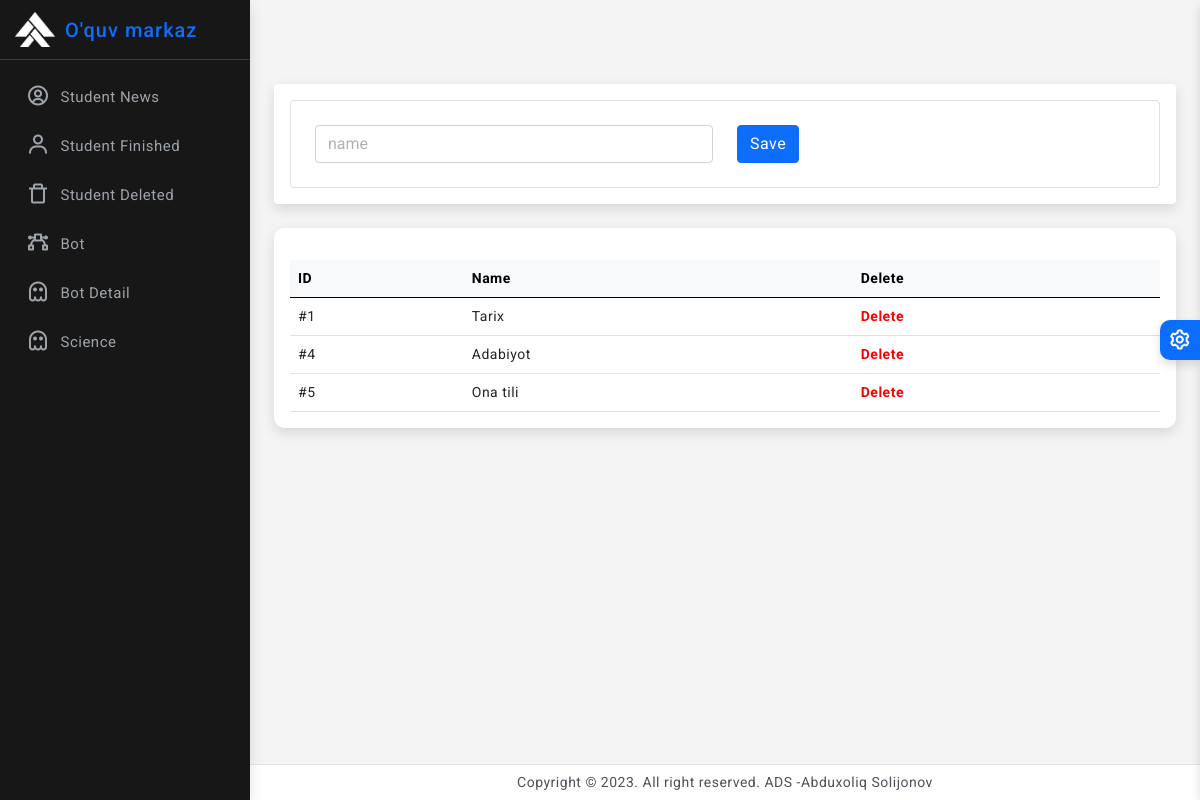
The app's page /science/ with its own data.
### main/models.py (models this page shows)
class Science(models.Model):
    name = models.CharField(max_length=255)

### main/views.py (the view)
# urls.py: path("science/", Science_view, name="science"),
def Science_view(request):
    context = {
        'science': Science.objects.all(),
    }
    return render(request, 'science.html', context)

### template/science.html (shortened to what this page needs)
{%load static%}
<!doctype html>
<html lang="en" class="semi-dark">
<head>
	<link href="{% static 'assets/plugins/simplebar/css/simplebar.css'%}" rel="stylesheet" />
	<link href="{% static 'assets/plugins/perfect-scrollbar/css/perfect-scrollbar.css'%}" rel="stylesheet" />
	<link href="{% static 'assets/plugins/highcharts/css/highcharts.css'%}" rel="stylesheet" />
	<link href="{% static 'assets/plugins/vectormap/jquery-jvectormap-2.0.2.css'%}" rel="stylesheet" />
	<link href="{% static 'assets/plugins/metismenu/css/metisMenu.min.css'%}" rel="stylesheet" />
	<link href="{% static 'assets/css/pace.min.css'%}" rel="stylesheet" />
	<link href="{% static 'assets/css/bootstrap.min.css'%}" rel="stylesheet">
	<link href="{% static 'assets/css/app.css'%}" rel="stylesheet">
	<link href="{% static 'assets/css/icons.css'%}" rel="stylesheet">
	<link rel="stylesheet" href="{% static 'assets/css/dark-theme.css'%}" />
	<link rel="stylesheet" href="{% static 'assets/css/semi-dark.css'%}" />
	<link rel="stylesheet" href="{% static 'assets/css/header-colors.css'%}" />
</head>
<body>
	<div class="wrapper">
		<div class="sidebar-wrapper" data-simplebar="true">
			<div class="sidebar-header">
				<div>
					<img src="{% static 'assets/images/logo-icon.png'%}" class="logo-icon" alt="logo icon">
				</div>
				<div>
					<h4 class="logo-text"><a href="{% url 'dashboard'%}">O'quv markaz</a></h4>
				</div>
			</div>
			<ul class="metismenu" id="menu">
				<li>
					<a href="{% url 'news'%}">
						<div class="parent-icon"><i class="bx bx-user-circle"></i>
						</div>
						<div class="menu-title">Student News</div>
					</a>
				</li>
				<li>
					<a href="{% url 'finished'%}">
						<div class="parent-icon"><i class="bx bx-user"></i>
						</div>
						<div class="menu-title">Student Finished</div>
					</a>
				</li>
				<li>
					<a href="{% url 'deleted'%}">
						<div class="parent-icon"><i class="bx bx-trash-alt"></i>
						</div>
						<div class="menu-title">Student Deleted</div>
					</a>
				</li>
				<li>
					<a href="{% url 'bot'%}">
						<div class="parent-icon"><i class="bx bx-vector"></i>
						</div>
						<div class="menu-title">Bot</div>
					</a>
				</li>
				<li>
					<a href="{% url 'bot_detail'%}">
						<div class="parent-icon"><i class="bx bx-ghost"></i>
						</div>
						<div class="menu-title">Bot Detail</div>
					</a>
				</li>
				<li>
					<a href="{% url 'science'%}">
						<div class="parent-icon"><i class="bx bx-ghost"></i>
						</div>
						<div class="menu-title">Science</div>
					</a>
				</li>
			</ul>
		</div>
		<div class="page-wrapper">
			<div class="page-content">
				<div class="card">
					<div class="card-body">
						<div class="p-4 border rounded">
							<form class="row" action="{% url 'add_science' %}" method="post" enctype="multipart/form-data">
								<div class="col-md-6">
									<input type="text" class="form-control" name="name" placeholder="name">
								</div>
								<div class="col-6">
									<button class="btn btn-primary" type="submit">Save</button>
								</div>
							</form>
						</div>
					</div>
				</div>
				<div class="row">
					<div class="col">
						<div class="card radius-10 mb-0">
							<div class="card-body">
                               <div class="table-responsive mt-3">
								   <table class="table align-middle mb-0">
									   <thead class="table-light">
										   <tr>
											   <th>ID</th>
											   <th>Name</th>
											   <th>Delete</th>
										   </tr>
									   </thead>
									   <tbody>
									   {% for i in science%}
										   <tr>
											   <td>#{{i.id}}</td>
											   <td>{{i.name}}</td>
											   <td><b ><a style="color:red;" href="{% url 'delete_science' i.id %}">Delete</a></b></td>
										   </tr>
										{%endfor%}
									   </tbody>
								   </table>
							   </div>
							</div>
						</div>
					</div>
				</div>
			</div>
	</div>
		<footer class="page-footer">
			<p class="mb-0">Copyright © 2023. All right reserved. ADS -Abduxoliq Solijonov</p>
		</footer>
	</div>
	<div class="switcher-wrapper">
		<div class="switcher-btn"> <i class='bx bx-cog bx-spin'></i>
		</div>
	</div>
</body>
</html>

### static/assets/css/app.css (style rules this page uses)
body { font-size: 14px; color: #4c5258; letter-spacing: 0.5px; background-color: #f4f4f4; font-family: 'Roboto', sans-serif; }
a { text-decoration: none; }
.wrapper { width: 100%; position: relative; }
.sidebar-wrapper { width: 250px; height: 100%; position: fixed; top: 0px; bottom: 0; left: 0px; background: #ffffff; border-right: 0px solid #e4e4e4; z-index: 11; box-shadow: 0 .3rem .8rem rgba(0, 0, 0, .12)!important; transition: all .2s ease-out; }
.sidebar-header { width: 250px; height: 60px; display: flex; align-items: center; position: fixed; top: 0px; bottom: 0; padding: 0 15px; z-index: 5; background: #ffffff; background-clip: border-box; border-bottom: 1px solid #e4e4e4; }
.logo-icon { width: 40px; }
.logo-text { font-size: 20px; margin-left: 10px; margin-bottom: 0; letter-spacing: 1px; color: #0d6efd; }
.page-wrapper { height: 100%; margin-top: 60px; margin-bottom: 30px; margin-left: 250px; }
.page-content { padding: 1.5rem; }
.page-footer { background: #ffffff; left: 250px; right: 0; bottom: 0; position: fixed; text-align: center; padding: 7px; font-size: 14px; border-top: 1px solid #e4e4e4; z-index: 3; }
.sidebar-wrapper ul { padding: 0; margin: 0; list-style: none; background: transparent; }
.sidebar-wrapper .metismenu { background: transparent; display: -webkit-box; display: -ms-flexbox; display: flex; padding: 10px; margin-top: 60px; -webkit-box-orient: vertical; -webkit-box-direction: normal; -ms-flex-direction: column; flex-direction: column; }
.sidebar-wrapper .metismenu li+li { margin-top: 5px; }
.sidebar-wrapper .metismenu li:first-child { margin-top: 5px; }
.sidebar-wrapper .metismenu li:last-child { margin-bottom: 5px; }
.sidebar-wrapper .metismenu>li { display: -webkit-box; display: -ms-flexbox; display: flex; -webkit-box-orient: vertical; -webkit-box-direction: normal; -ms-flex-direction: column; flex-direction: column; position: relative; }
.sidebar-wrapper .metismenu a { position: relative; display: flex; align-items: center; justify-content: left; padding: 8px 15px; font-size: 15px; color: #5f5f5f; outline-width: 0; text-overflow: ellipsis; overflow: hidden; letter-spacing: .5px; border: 1px solid #ffffff00; transition: all .3s ease-out; }
.sidebar-wrapper .metismenu a .parent-icon { font-size: 24px; line-height: 1; }
.sidebar-wrapper .metismenu a .menu-title { margin-left: 10px; }
.radius-10 { border-radius: 10px; }
input::placeholder { color: #000 !important; opacity: .3 !important }
.switcher-wrapper { width: 280px; height: 100%; position: fixed; right: -280px; top: 0; bottom: 0; z-index: 16; background: #fff; border-left: 0px solid #d2d2d2; box-shadow: 0 0.3rem 0.6rem rgba(0, 0, 0, .13); transition: all .2s ease-out; }
.switcher-btn { width: 40px; height: 40px; line-height: 40px; font-size: 24px; background: #0d6efd; box-shadow: 0 0.3rem 0.6rem rgba(0, 0, 0, .13); color: #fff; text-align: center; border-top-left-radius: 10px; border-bottom-left-radius: 10px; position: absolute; top: 40%; right: 100%; cursor: pointer; }

### static/assets/css/semi-dark.css (style rules this page uses)
html.semi-dark .sidebar-wrapper { background: #171717; border-right: 1px solid #e4e4e400; }
html.semi-dark .sidebar-wrapper .sidebar-header { background: #171717; border-right: 1px solid #e4e4e400; border-bottom: 1px solid rgb(255 255 255 / 15%); }
html.semi-dark .sidebar-wrapper .sidebar-header .logo-text { color: #e7e9ec; }
html.semi-dark .sidebar-wrapper .metismenu a { color: #9ea4aa; }
html.semi-dark .logo-icon { filter: invert(1) grayscale(100%) brightness(200%); }

### records on screen
Science: id "1", name "Tarix"
Science: id "4", name "Adabiyot"
Science: id "5", name "Ona tili"
